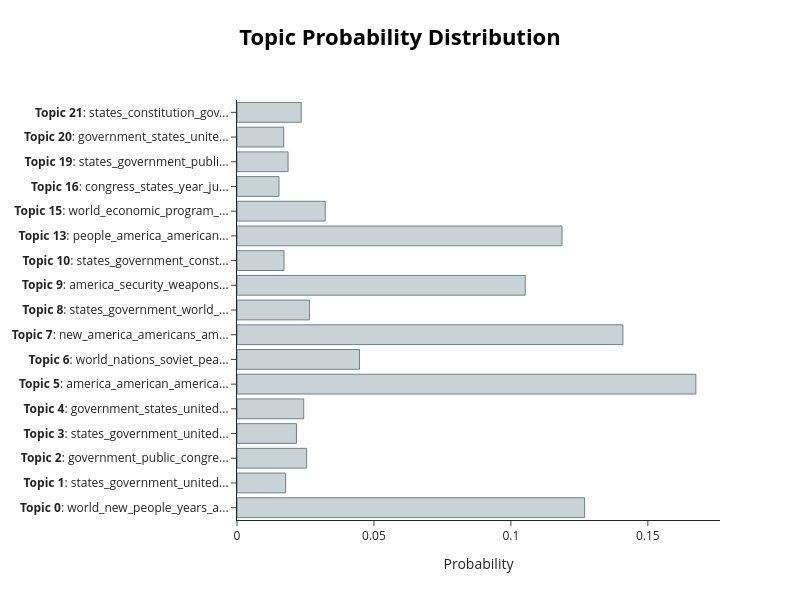

Write notebook code for a chart like this one.
### Code cell
# output the topic distribution for the first speech
# hint: check out approximate_distribution() and visualize_distribution()
topic_dist = topic_model.approximate_distribution(docs)
topic_model.visualize_distribution(topic_dist[0][0])

### Figure 1 — Plotly figure (JSON) as saved in the notebook; plotly's stock layout.template omitted (floating-point values rounded to 4 significant figures)
{"data": [{"marker": {"color": "#C8D2D7", "line": {"color": "#6E8484", "width": 1}}, "orientation": "h", "type": "bar", "x": [0.1269, 0.01774, 0.02542, 0.02172, 0.02435, 0.1675, 0.04471, 0.1409, 0.02649, 0.1052, 0.01718, 0.1187, 0.03221, 0.01533, 0.01865, 0.01704, 0.02346], "y": ["<b>Topic 0</b>: world_new_people_years_a...", "<b>Topic 1</b>: states_government_united...", "<b>Topic 2</b>: government_public_congre...", "<b>Topic 3</b>: states_government_united...", "<b>Topic 4</b>: government_states_united...", "<b>Topic 5</b>: america_american_america...", "<b>Topic 6</b>: world_nations_soviet_pea...", "<b>Topic 7</b>: new_america_americans_am...", "<b>Topic 8</b>: states_government_world_...", "<b>Topic 9</b>: america_security_weapons...", "<b>Topic 10</b>: states_government_const...", "<b>Topic 13</b>: people_america_american...", "<b>Topic 15</b>: world_economic_program_...", "<b>Topic 16</b>: congress_states_year_ju...", "<b>Topic 19</b>: states_government_publi...", "<b>Topic 20</b>: government_states_unite...", "<b>Topic 21</b>: states_constitution_gov..."]}], "layout": {"height": 600, "hoverlabel": {"bgcolor": "white", "font": {"family": "Rockwell", "size": 16}}, "title": {"font": {"color": "Black", "size": 22}, "text": "<b>Topic Probability Distribution</b>", "x": 0.5, "xanchor": "center", "y": 0.95, "yanchor": "top"}, "width": 800, "xaxis": {"title": {"text": "Probability"}}}}
